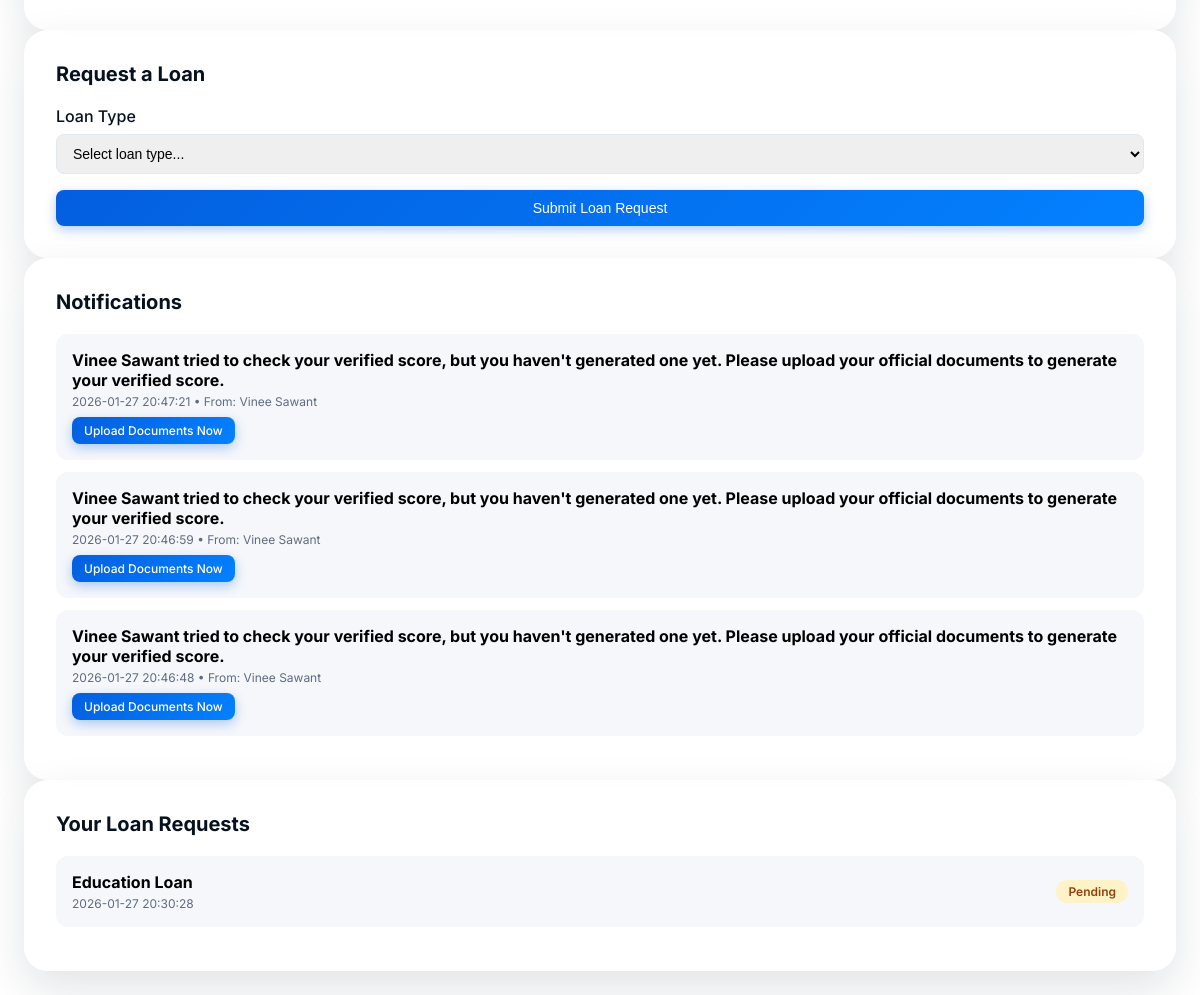
Before: /dashboard (signed in, lower part) with the older database file.
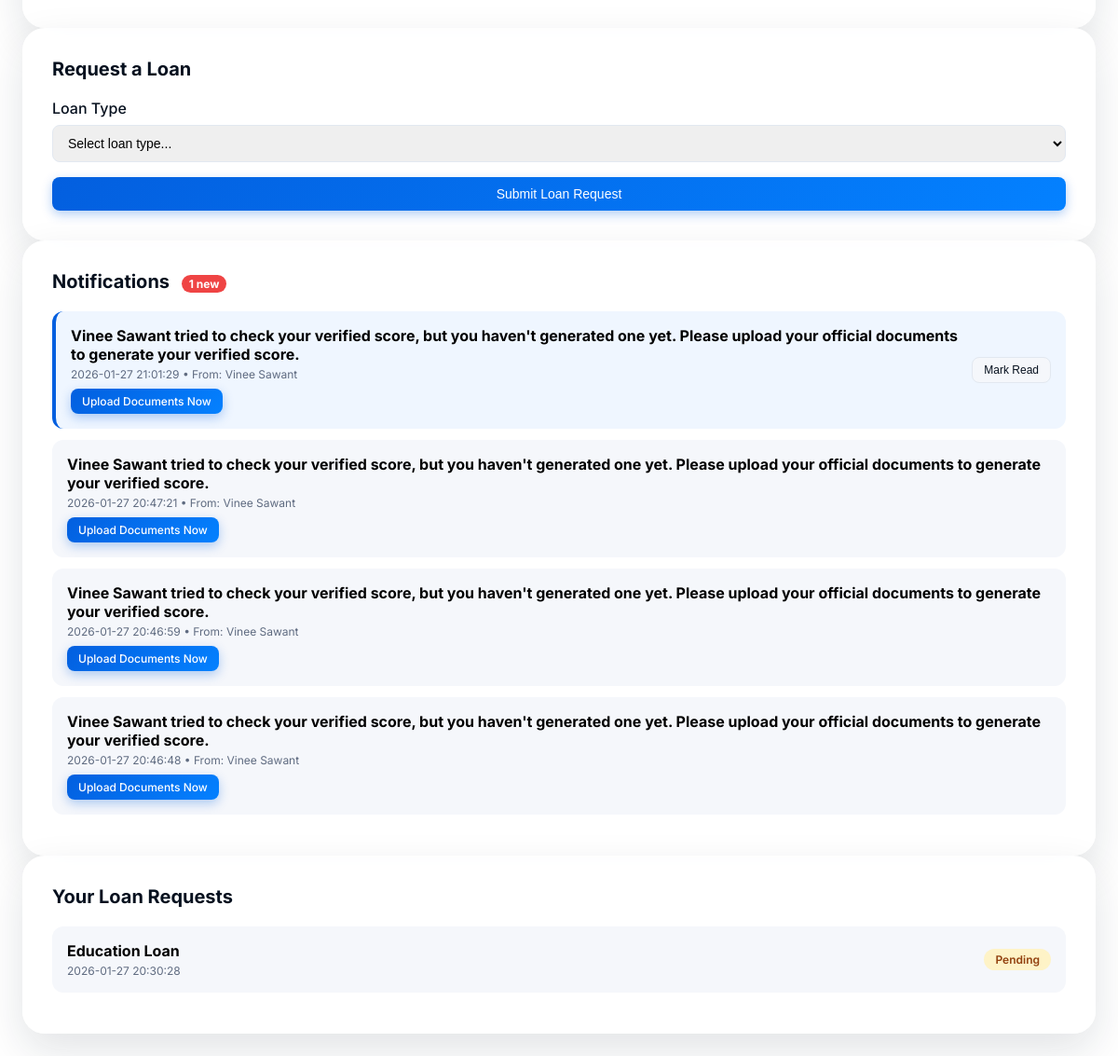
After: the same page with the newer database file.
### tables this page shows
CREATE TABLE notifications (
                id INTEGER PRIMARY KEY AUTOINCREMENT,
                user_id INTEGER NOT NULL,
                lender_id INTEGER,
                notification_type TEXT NOT NULL,
                message TEXT NOT NULL,
                is_read INTEGER DEFAULT 0,
                created_at TIMESTAMP DEFAULT CURRENT_TIMESTAMP,
                FOREIGN KEY (user_id) REFERENCES users (id),
                FOREIGN KEY (lender_id) REFERENCES lenders (id)
            );

CREATE TABLE lenders (
                id INTEGER PRIMARY KEY AUTOINCREMENT,
                unique_lender_id TEXT UNIQUE,
                name TEXT NOT NULL,
                email TEXT NOT NULL UNIQUE,
                password_hash TEXT NOT NULL,
                org_name TEXT,
                loan_types_offered TEXT,
                role TEXT DEFAULT 'lender',
                created_at TIMESTAMP DEFAULT CURRENT_TIMESTAMP
            );

CREATE TABLE loan_requests (
                id INTEGER PRIMARY KEY AUTOINCREMENT,
                user_id INTEGER NOT NULL,
                lender_id INTEGER,
                loan_type TEXT NOT NULL,
                status TEXT DEFAULT 'pending',
                decision_json TEXT,
                created_at TIMESTAMP DEFAULT CURRENT_TIMESTAMP,
                FOREIGN KEY (user_id) REFERENCES users (id),
                FOREIGN KEY (lender_id) REFERENCES lenders (id)
            );

### app.py (the view)
@app.route("/dashboard")
def dashboard():
    if "user_id" not in session or session.get("role") != "user":
        return redirect(url_for("signin"))
    with get_db(app) as conn:
        cur = conn.execute(
            "SELECT unique_user_id FROM users WHERE id = ?",
            (session["user_id"],)
        )
        user = cur.fetchone()
        unique_user_id = user["unique_user_id"] if user else None
        cur = conn.execute(
            "SELECT hybrid_score, behavior_json, created_at FROM quick_scores WHERE user_id = ? ORDER BY created_at DESC LIMIT 1",
            (session["user_id"],)
        )
        latest_quick_score = cur.fetchone()
        cur = conn.execute(
            "SELECT hybrid_score, behavior_json, cibil_json, bank_json, upi_json, salary_json, created_at FROM verified_scores WHERE user_id = ? ORDER BY created_at DESC LIMIT 1",
            (session["user_id"],)
        )
        latest_verified_score = cur.fetchone()
        cur = conn.execute(
            "SELECT hybrid_score, created_at FROM quick_scores WHERE user_id = ? ORDER BY created_at DESC LIMIT 6",
            (session["user_id"],)
        )
        quick_score_history = cur.fetchall()
        cur = conn.execute(
            """SELECT lr.id, lr.loan_type, lr.status, lr.decision_json, lr.created_at, l.name as lender_name
               FROM loan_requests lr
               LEFT JOIN lenders l ON lr.lender_id = l.id
               WHERE lr.user_id = ? ORDER BY lr.created_at DESC""",
            (session["user_id"],)
        )
        loan_requests = cur.fetchall()
        cur = conn.execute(
            """SELECT n.id, n.notification_type, n.message, n.created_at, n.is_read, l.name as lender_name, l.org_name
               FROM notifications n
               LEFT JOIN lenders l ON n.lender_id = l.id
               WHERE n.user_id = ? ORDER BY n.created_at DESC LIMIT 10""",
            (session["user_id"],)
        )
        notifications = cur.fetchall()
        cur = conn.execute(
            "SELECT COUNT(*) as count FROM notifications WHERE user_id = ? AND is_read = 0",
            (session["user_id"],)
        )
        unread_result = cur.fetchone()
        unread_count = unread_result["count"] if unread_result else 0
    return render_template("dashboard.html",
                         username=session.get("username"),
                         unique_user_id=unique_user_id,
                         latest_quick_score=latest_quick_score,
                         latest_verified_score=latest_verified_score,
                         quick_score_history=quick_score_history,
                         loan_requests=loan_requests,
                         notifications=notifications,
                         unread_count=unread_count,
                         loan_types=LOAN_TYPES)

### app.py (called while the page is built)
def get_db(app: Flask) -> sqlite3.Connection:
    conn = sqlite3.connect(app.config["DATABASE"])
    conn.row_factory = sqlite3.Row
    conn.execute("PRAGMA foreign_keys = ON")
    return conn

### templates/dashboard.html (shortened to what this page needs)
<!DOCTYPE html>
<html lang="en">
<head>
</head>
<body>
    <div class="container">
        {% if quick_score_history %}
        <div class="card">
        </div>
        {% endif %}
        <div class="card">
            <h3>Request a Loan</h3>
            <form method="post" action="{{ url_for('request_loan') }}" class="loan-request-form">
                <div class="form-group">
                    <label for="loan_type">Loan Type</label>
                    <select id="loan_type" name="loan_type" required>
                        <option value="">Select loan type...</option>
                    </select>
                </div>
                <button type="submit" class="btn btn-primary" style="width: 100%;">Submit Loan Request</button>
            </form>
        </div>
        {% if notifications %}
        <div class="card">
            <h3>Notifications {% if unread_count > 0 %}<span style="background: #ef4444; color: white; padding: 2px 8px; border-radius: 12px; font-size: 12px; margin-left: 8px;">{{ unread_count }} new</span>{% endif %}</h3>
            <div class="loan-requests-list">
                {% for notification in notifications %}
                <div class="loan-request-item" style="{% if notification.is_read == 0 %}background: #eff6ff; border-left: 4px solid var(--primary);{% endif %}">
                    <div style="flex: 1;">
                        <strong style="display: block; margin-bottom: 4px;">{{ notification.message }}</strong>
                        <div style="font-size: 12px; color: var(--text-muted);">
                            {{ notification.created_at }}
                            {% if notification.lender_name %}
                            • From: {{ notification.lender_name }}
                            {% endif %}
                        </div>
                        {% if notification.notification_type == 'score_request' and not latest_verified_score %}
                        <a href="{{ url_for('verified_score_upload') }}" class="btn btn-primary" style="margin-top: 8px; padding: 6px 12px; font-size: 12px;">Upload Documents Now</a>
                        {% endif %}
                    </div>
                    {% if notification.is_read == 0 %}
                    <button type="button" class="btn btn-secondary mark-read-btn" data-notification-id="{{ notification.id }}" style="padding: 6px 12px; font-size: 12px;">Mark Read</button>
                    {% endif %}
                </div>
                {% endfor %}
            </div>
        </div>
        {% endif %}
        {% if loan_requests %}
        <div class="card">
            <h3>Your Loan Requests</h3>
            <div class="loan-requests-list">
                {% for request in loan_requests %}
                <div class="loan-request-item">
                    <div>
                        <strong>{{ request.loan_type|title }} Loan</strong>
                        <div style="font-size: 12px; color: var(--text-muted); margin-top: 4px;">
                            {{ request.created_at }}
                        </div>
                    </div>
                    <span class="status-badge status-{{ request.status }}">
                        {{ request.status|title }}
                    </span>
                </div>
                {% endfor %}
            </div>
        </div>
        {% endif %}
    </div>
</body>
</html>

Changed rows visible on the page:
added notifications: message "Vinee Sawant tried to check your verified score, but you haven't generated one yet. Please upload your official documents to generate your verified score.", created_at "2026-01-27 21:01:29", lender_name "Vinee Sawant", is_read 0 (drawn)
Other visible differences:
{{ unread_count }}: (not shown) → "1"
text now shown: "new"
